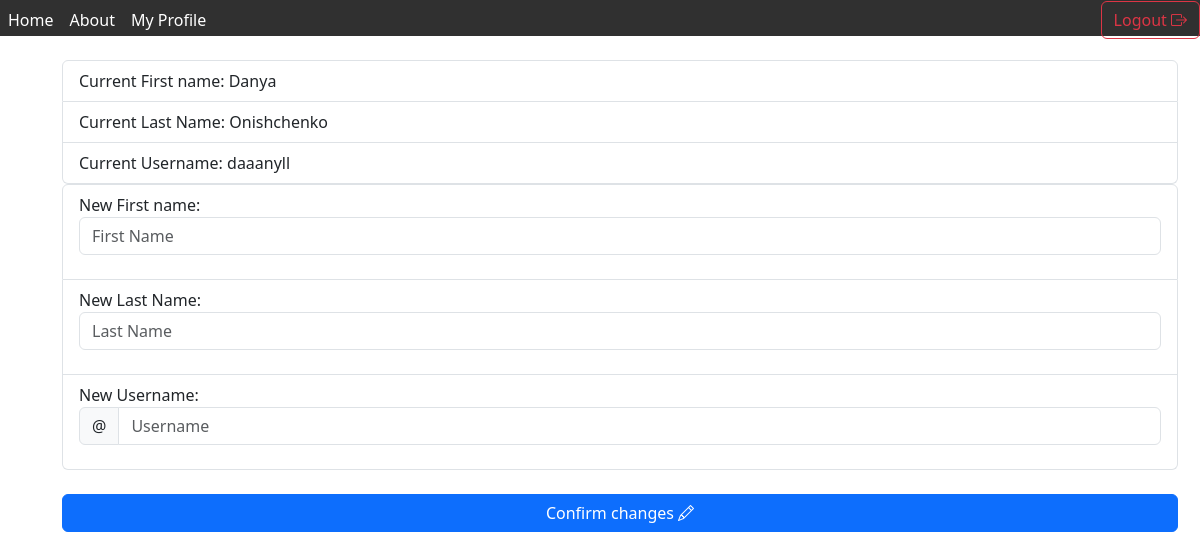
The app's page /user/edit (signed in) with its own data.
### tables this page shows
CREATE TABLE "USERS" (
	"FIRST_NAME"	TEXT,
	"LAST_NAME"	TEXT,
	"PASSWORD"	TEXT,
	"USERNAME"	TEXT,
	"ID"	TEXT,
	"EMAIL"	TEXT,
	PRIMARY KEY("ID")
);

### main.py (the view)
@app.route("/user/edit", methods=["POST", "GET"])
def edit_user():
    user = get_user_by_id(user_id=str(session['user_id']))
    if request.method == "POST":
        update_user(str(session['user_id']), request.form['new_fn'], request.form['new_ln'], request.form['new_un'])
        return redirect(url_for('index'))
    return render_template('user_edit.html', user=user)

### db_scripts.py (called while the page is built)
def open_connection():
    connection = sqlite3.connect("site_db.db")
    connection.row_factory = sqlite3.Row
    return connection

def get_user_by_id(user_id):
    connection = open_connection()
    cursor = connection.cursor()
    user = cursor.execute("SELECT * FROM USERS WHERE ID = ?", [user_id]).fetchone()
    cursor.close()
    connection.close()
    return user

### templates/user_edit.html (shortened to what this page needs)
<!doctype html>
<html lang="en">
<head>
    <link rel="stylesheet" href="https://cdn.jsdelivr.net/npm/bootstrap-icons@1.11.3/font/bootstrap-icons.min.css">
    <link href="https://cdn.jsdelivr.net/npm/bootstrap@5.3.3/dist/css/bootstrap.min.css" rel="stylesheet">
    <link rel="stylesheet" href="{{ url_for('static', filename='css/main.css') }}">
</head>
<body>
    <div class="upper_bg">
        <div class="d-flex flex-wrap align-items-center justify-content-center justify-content-lg-start">
            <ul class="nav col-12 col-lg-auto me-lg-auto mb-2 justify-content-center mb-md-0">
                <li><a href="/" class="nav-link px-2 text-white">Home</a></li>
                <li><a href="/about" class="nav-link px-2 text-white">About</a></li>
                <li><a href="/user" class="nav-link px-2 text-white">My Profile</a></li>
            </ul>
            <div class="text-end">
                <a href="/logout">
                    <button type="button" class="btn btn-outline-danger">Logout <span><i class="bi bi-box-arrow-right"></i></span></button>
                </a>
            </div>
        </div>
    </div>
    <br>
    <div class="container">
    <ul class="list-group">
        <li class="list-group-item">Current First name: {{ user['FIRST_NAME'] }}</li>
        <li class="list-group-item">Current Last Name: {{ user['LAST_NAME'] }}</li>
        <li class="list-group-item">Current Username: {{ user['USERNAME'] }}</li>
    </ul>
    <form method="POST">
    <ul class="list-group">
        <li class="list-group-item">New First name: <div class="input-group mb-3">
            <input name="new_fn" type="text" class="form-control" placeholder="First Name" aria-label="Username" aria-describedby="basic-addon1">
            </div></li>
        <li class="list-group-item">New Last Name: <div class="input-group mb-3">
            <input name="new_ln" type="text" class="form-control" placeholder="Last Name" aria-label="Username" aria-describedby="basic-addon1">
            </div></li>
        <li class="list-group-item">New Username: <div class="input-group mb-3">
            <span class="input-group-text" id="basic-addon3">@</span>
            <input name="new_un" type="text" class="form-control" placeholder="Username" aria-label="Username" aria-describedby="basic-addon1">
            </div></li>
    </ul>
    <br>
    <div class="d-grid gap-2">
        <button class="btn btn-primary" type="submit">Confirm changes<span> <i class="bi bi-pencil"></i></span></button>
    </div>
    </form>
    </div>
</body>
</html>

### static/css/main.css (style rules this page uses)
body { background: white; }
.upper_bg { height: 4.5vh; width: 100vw; background-color: #303030; }
.container { margin-left: 50px; margin-right: 50px; }

### records on screen
USERS: FIRST_NAME "Danya", LAST_NAME "Onishchenko", USERNAME "daaanyll"
